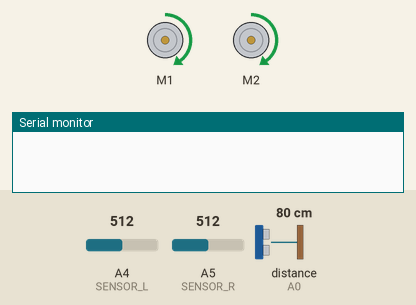
A sketch run on a simulated Arduino Uno, built with avr-gcc and run on an emulated ATmega328P. On the bench: 2 × DC motor (green arrow = forward, orange = backward, longer = faster), the last lines printed to the serial monitor. The inputs (shaded band) are chosen by the test bench; at power-on: distance to the obstacle (sensor on A0) 80 cm, A5 (SENSOR_R) = 512, A4 (SENSOR_L) = 512. The echo pulse lasts 58.3 µs per cm.

Above: at 1.2 s.
1.3 s: distance to the obstacle (sensor on A0) set to 30 cm
2.8 s: distance to the obstacle (sensor on A0) set to 26 cm
At 2.87 s:
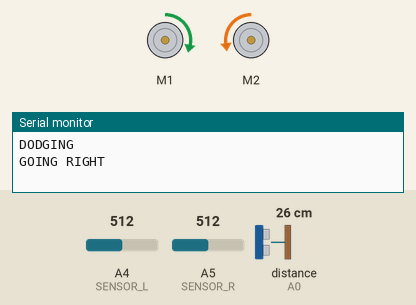
4.7 s: A5 (SENSOR_R) set to 462
7.7 s: A5 (SENSOR_R) set to 441
At 9.58 s:
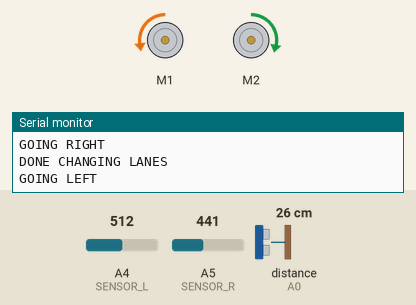
Timing chart, 0 to 11.2 s (numbered marks = the images above; inputs shaded):
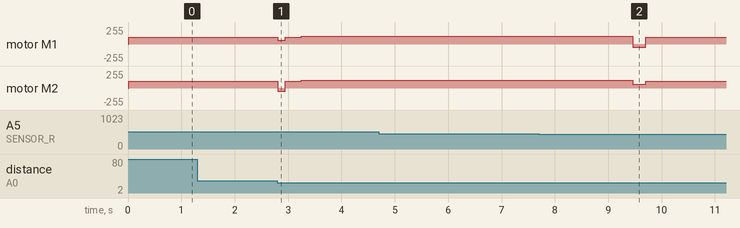

The sketch:

WarHacks.ino
```cpp
#include <NewPing.h>
#include <AFMotor.h>

#define TRIGGER_PIN  A1  // Arduino pin tied to trigger pin on the ultrasonic sensor.
#define ECHO_PIN     A0  // Arduino pin tied to echo pin on the ultrasonic sensor.
#define MAX_DISTANCE 200 // Maximum distance we want to ping for (in centimeters). Maximum sensor distance is rated at 400-500cm.

NewPing sonar(TRIGGER_PIN, ECHO_PIN, MAX_DISTANCE);
const int SENSOR_L = A4;
const int SENSOR_R = A5;
AF_DCMotor motor_l(1);
AF_DCMotor motor_r(2);

void move(int spdl, int spdr) {
  motor_l.setSpeed(spdl);
  motor_r.setSpeed(spdr);
}

void move_stop() {
  motor_l.run(RELEASE);
  motor_r.run(RELEASE);
}

void move_f() {
  move(100, 100);
  motor_l.run(FORWARD);
  motor_r.run(FORWARD);
 }
void move_l() {
  move(50, 55);
//  move(50, 100);
  motor_l.run(BACKWARD);
//  motor_l.run(FORWARD);
  motor_r.run(FORWARD);
}
void move_r() {
  move(55, 50);
//  move(100, 50);
  motor_l.run(FORWARD);
  motor_r.run(BACKWARD);
//  motor_r.run(FORWARD);
}

int bright_l = 0;
int bright_r = 0;
int distance = 10000;
bool dodged = false;

bool should_turn_l() { return bright_l <= 100 && bright_r >= 450; }
bool should_turn_r() { return bright_l >= 150 && bright_r <= 400; }
bool should_turn_f() { return bright_l >= 150 && bright_r >= 450; }

void track_lane() {
  if (should_turn_l()) {
    move_l();
  } else if (should_turn_r()) {
    move_r();
  } else if (should_turn_f()) {
    move_f();
  }
}

bool read() {
  bright_l = analogRead(SENSOR_L);
  bright_r = analogRead(SENSOR_R);
  distance = sonar.ping_cm();
//  Serial.print("ping: ");
//  Serial.print(distance);
//  Serial.print("; sensor: l:");
//  Serial.print(bright_l);
//  Serial.print(" r:");
//  Serial.println(bright_r);
  return true;
}

void change_lane(bool left) {
  if (!left) {
    Serial.println("GOING LEFT");
    move_l();
    delay(250);
    move_f();
    delay(500);
  }
  else {
    Serial.println("GOING RIGHT");
    move_r();
    delay(140);
    move_f();
    delay(300);
  }

  while (read() && !should_turn_f())
    ;

  Serial.println("DONE CHANGING LANES");
}

void dodge() {
  Serial.println("DODGING");
  change_lane(true);
  int total = 0;
  while (read() && total <= 350) {
    track_lane();
    if (should_turn_f()) {
      move(120, 120);
      delay(50);
    }
    total += 1;
    delay(4);
  }
  change_lane(false);
  Serial.println("DONE DODGING");
}

void loop() {
  delay(5);
  read();
  track_lane();

  if (!dodged && distance >= 4 && distance <= 28) {
    dodge();
    dodged = true;
  }
}

void setup() {
  Serial.begin(9600);
  move_stop();
  dodged = false;
}
```

Measured:
- the behaviour switches between 29 and 28 cm on distance to the obstacle (sensor on A0) (found by bisection; images 0 and 1)
- the behaviour switches between 450 and 449 on A5 (SENSOR_R) (found by bisection; images 1 and 2)
- after the input at 1.3 s, every drawn part: stays the same
- after the input at 2.8 s, motor M1: forward 100/255 → forward 55/255 at once, → forward 100/255 0.14 s later, → forward 120/255 0.31 s later; motor M2: forward 100/255 → backward 50/255 at once, → forward 100/255 0.14 s later, → forward 120/255 0.31 s later
- after the input at 4.7 s, every drawn part: stays the same
- after the input at 7.7 s, motor M1: forward 120/255 → backward 50/255 after 1.8 s, → forward 100/255 0.25 s later; motor M2: forward 120/255 → forward 55/255 after 1.8 s, → forward 100/255 0.25 s later
